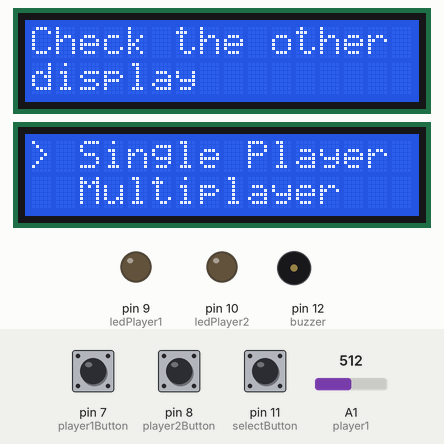
This sketch was run on a simulated Arduino Uno, built with avr-gcc and run on an emulated ATmega328P. Shown: 2 × 16×2 character LCD, output pins drawn as LEDs (lit = HIGH), buzzer (waves = sounding, pin HIGH). The test bench sets the inputs (shaded band); at power-on: pin 11 (selectButton) HIGH, A1 (player1) = 512, pin 7 (player1Button) HIGH, pin 8 (player2Button) HIGH. Random numbers use the default seed unless the sketch sets one.

Above: at 0.9 s.
1.0 s: pin 11 (selectButton) pulled LOW for 0.15 s
At 1.5 s:
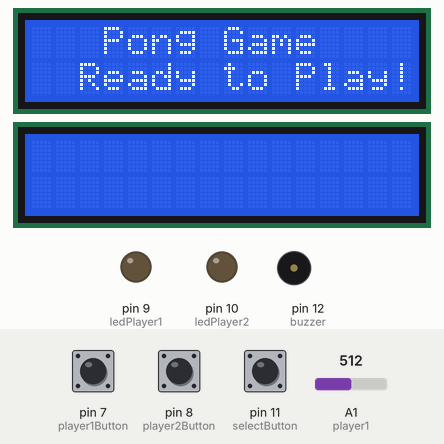
7.1 s: A1 (player1) set to 540
10.1 s: pin 7 (player1Button) pulled LOW for 0.15 s
At 11.5 s:
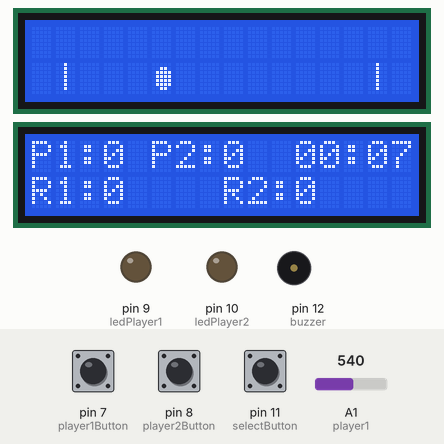
12.5 s: A1 (player1) set to 716
At 15.93 s:
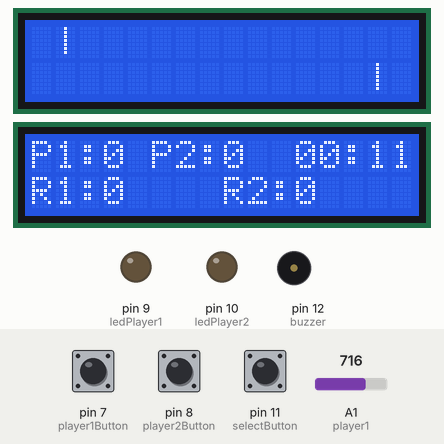
18.5 s: A1 (player1) set to 465
At 19.43 s:
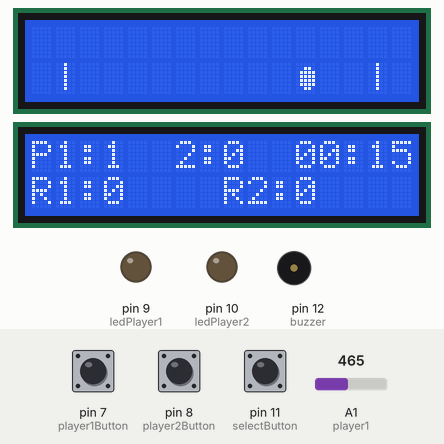
Timing chart, 0 to 26.1 s (numbered marks = the images above; inputs shaded):
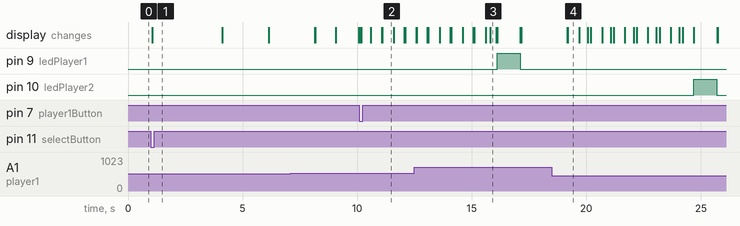

Measured:
- after the input at 1.0 s, the display: changes after 0.06 s (image 1)
- what the display in image 2 shows lasts 0.5 s, from 11.1 s to 11.6 s

The sketch:

ponggame.ino
```cpp
#include <Wire.h>
#include <LiquidCrystal_I2C.h>

const int player1 = A1; // analog pin connected to Y output of player 1 joystick
const int player2 = A0;
const int player1Button = 7; // digital pin connected to the button of player 1 joystick
const int player2Button = 8; // digital pin connected to the button of player 2 joystick
const int selectButton = 11; // digital pin connected to the select button
const int ledPlayer1 = 9; // digital pin connected to Player 1 LED
const int ledPlayer2 = 10; // digital pin connected to Player 2 LED
const int buzzer = 12; // digital pin connected to the buzzer

const unsigned long PADDLE_RATE = 200; // Slower paddle movement
const unsigned long BALL_RATE = 500; // Slower ball movement
const uint8_t PADDLE_HEIGHT = 1; // Adjusted for LCD
int player1Score = 0;
int player2Score = 0;
int player1RoundsWon = 0;
int player2RoundsWon = 0;
int lastPlayer1Score = -1; // Store last score to avoid unnecessary updates
int lastPlayer2Score = -1; // Store last score to avoid unnecessary updates
int lastPlayer1RoundsWon = -1;
int lastPlayer2RoundsWon = -1;
int lastMinutes = -1;
int lastSeconds = -1;
int maxScore = 3; // Game ends at 3 points per round
bool resetBall = false;
bool ballLaunched = false;
bool singlePlayerMode = false; // To store the selected mode
#define SCREEN_WIDTH 16 // LCD display width, in characters
#define SCREEN_HEIGHT 2 // LCD display height, in characters

LiquidCrystal_I2C lcd1(0x27, SCREEN_WIDTH, SCREEN_HEIGHT); // Game display
LiquidCrystal_I2C lcd2(0x3F, SCREEN_WIDTH, SCREEN_HEIGHT); // Score and time display

void drawScore();
void showBallPossession(uint8_t player);
void showStartMessage();
void ledShowAndPlayMelody();
void waitForRestart();
void resetGame();
void resetRound();
void gameOver();
void playWinningMelody();
void selectMode();
void displayModeMenu(int selectedMode);
void waitForModeSelection();
void movePlayer2Automatically();
void launchBallAutomatically(uint8_t player);

// Custom character for the ball
byte ballChar[8] = {
  0b00000,
  0b00110,
  0b01111,
  0b01111,
  0b01111,
  0b01111,
  0b00110,
  0b00000
};

uint8_t ball_x, ball_y; // Adjusted for LCD
int8_t ball_dir_x, ball_dir_y;
unsigned long ball_update;

unsigned long paddle_update;
const uint8_t PLAYER1_X = 1; // Adjusted for LCD
uint8_t player1_y = 1;

const uint8_t PLAYER2_X = 14; // Adjusted for LCD
uint8_t player2_y = 1;

unsigned long startTime;
unsigned long lastTimeUpdate = 0; // Last time the time display was updated
uint8_t currentPlayer = 1;
uint8_t serveCount = 0;

void setup() {
  lcd1.init();
  lcd1.backlight();
  lcd2.init();
  lcd2.backlight();

  pinMode(player1Button, INPUT_PULLUP);
  pinMode(player2Button, INPUT_PULLUP);
  pinMode(selectButton, INPUT_PULLUP);
  pinMode(ledPlayer1, OUTPUT);
  pinMode(ledPlayer2, OUTPUT);
  pinMode(buzzer, OUTPUT);

  // Create custom ball character
  lcd1.createChar(0, ballChar);

  waitForModeSelection(); // Show mode selection menu

  waitForRestart(); // Show message to start the game

  startTime = millis();
  drawScore();
  showBallPossession(currentPlayer);
  ball_update = millis();
  paddle_update = ball_update;
}

void loop() {
  bool update = false;
  unsigned long time = millis();

  if (resetBall) {
    if (player1Score == maxScore || player2Score == maxScore) {
      if (player1Score == maxScore) {
        player1RoundsWon++;
      } else {
        player2RoundsWon++;
      }

      if (player1RoundsWon == 2 || player2RoundsWon == 2) {
        ledShowAndPlayMelody();
        gameOver();
        waitForModeSelection(); // Select mode after each game
        waitForRestart(); // Show message to start the game
      } else {
        player1Score = 0;
        player2Score = 0;
        waitForRestart(); // Show message to start the next round
      }
    } else {
      lcd1.clear();
      drawScore();
      ball_x = (currentPlayer == 1) ? PLAYER1_X + 1 : PLAYER2_X - 1; // Start near the current player's paddle
      ball_y = (currentPlayer == 1) ? player1_y : player2_y;
      ballLaunched = false;
      showBallPossession(currentPlayer);
      resetBall = false;
    }
  }

  if ((currentPlayer == 1 && digitalRead(player1Button) == LOW) ||
      (currentPlayer == 2 && digitalRead(player2Button) == LOW) ||
      (singlePlayerMode && currentPlayer == 2)) {
    if (!ballLaunched) {
      ball_dir_x = (currentPlayer == 1) ? 1 : -1; // Launch towards the opponent
      ball_dir_y = (random(0, 2) == 0) ? -1 : 1; // Launch diagonally either up or down
      if (ball_dir_y == 0) { // Ensure it's never 0
        ball_dir_y = 1;
      }
      ballLaunched = true;
      lcd1.clear();
    }
  }

  if (ballLaunched && time > ball_update) {
    uint8_t new_x = ball_x + ball_dir_x;
    uint8_t new_y = ball_y + ball_dir_y;

    // Ensure the ball always moves diagonally
    if (ball_dir_y == 0) {
      ball_dir_y = (random(0, 2) == 0) ? -1 : 1;
    }

    // Check if we hit the vertical walls
    if (new_x == 0 || new_x == 15) { // Adjusted for LCD
      if (new_x == 0) {
        player2Score += 1; // Player 2 gains a point
        currentPlayer = 1; // Player 1 serves next
        serveCount++;
        lcd1.clear();
        resetBall = true;
        digitalWrite(ledPlayer2, HIGH); // Light up Player 2 LED
        delay(1000);
        digitalWrite(ledPlayer2, LOW);
      } else if (new_x == 15) { // Adjusted for LCD
        player1Score += 1; // Player 1 gains a point
        currentPlayer = 2; // Player 2 serves next
        serveCount++;
        lcd1.clear();
        resetBall = true;
        digitalWrite(ledPlayer1, HIGH); // Light up Player 1 LED
        delay(1000);
        digitalWrite(ledPlayer1, LOW);
      }
      ball_dir_x = -ball_dir_x;
    }

    // Check if we hit the horizontal walls
    if (new_y == 0 || new_y == 1) { // Adjusted for LCD
      ball_dir_y = -ball_dir_y;
    }

    // Check if we hit the player 1 paddle
    if (new_x == PLAYER1_X + 1 && new_y == player1_y) { // Adjusted for LCD
      ball_dir_x = 1;
      if (ball_dir_y == 0) ball_dir_y = (random(0, 2) == 0) ? -1 : 1; // Ensure diagonal movement
    }

    // Check if we hit the player 2 paddle
    if (new_x == PLAYER2_X - 1 && new_y == player2_y) { // Adjusted for LCD
      ball_dir_x = -1;
      if (ball_dir_y == 0) ball_dir_y = (random(0, 2) == 0) ? -1 : 1; // Ensure diagonal movement
    }

    lcd1.setCursor(ball_x, ball_y);
    lcd1.print(' '); // Clear previous position
    lcd1.setCursor(new_x, new_y);
    lcd1.write(byte(0)); // Draw new position with custom ball character
    ball_x = new_x;
    ball_y = new_y;

    ball_update = time + BALL_RATE; // Set the next ball update time
    update = true;
  }

  if (time > paddle_update) {
    paddle_update = time + PADDLE_RATE;

    // Player 1 paddle
    lcd1.setCursor(PLAYER1_X, player1_y);
    lcd1.print(' '); // Clear previous position
    if (analogRead(player1) < 475) { // Reversed joystick controls
      player1_y = 1;
    }
    if (analogRead(player1) > 550) { // Reversed joystick controls
      player1_y = 0;
    }
    lcd1.setCursor(PLAYER1_X, player1_y);
    lcd1.print('|'); // Draw paddle

    if (!singlePlayerMode) {
      // Player 2 paddle
      lcd1.setCursor(PLAYER2_X, player2_y);
      lcd1.print(' '); // Clear previous position
      if (analogRead(player2) < 475) {
        player2_y = 0;
      }
      if (analogRead(player2) > 550) {
        player2_y = 1;
      }
      lcd1.setCursor(PLAYER2_X, player2_y);
      lcd1.print('|'); // Draw paddle
    } else {
      movePlayer2Automatically();
    }
  }
  update = true;

  if (update) {
    drawScore();
  }
}

void drawScore() {
  // Calculate elapsed time
  unsigned long elapsedTime = (millis() - startTime) / 1000;
  int minutes = elapsedTime / 60;
  int seconds = elapsedTime % 60;

  // Update the score display only if there is a change
  if (player1Score != lastPlayer1Score) {
    lcd2.setCursor(0, 0);
    lcd2.print("P1:");
    lcd2.print(player1Score);
    lcd2.print("  ");
    lastPlayer1Score = player1Score;
  }

  if (player2Score != lastPlayer2Score) {
    lcd2.setCursor(5, 0);
    lcd2.print("P2:");
    lcd2.print(player2Score);
    lcd2.print("  ");
    lastPlayer2Score = player2Score;
  }

  // Update the timer display only if there is a change
  if (minutes != lastMinutes || seconds != lastSeconds) {
    lcd2.setCursor(11, 0);
    if (minutes < 10) lcd2.print('0');
    lcd2.print(minutes);
    lcd2.print(':');
    if (seconds < 10) lcd2.print('0');
    lcd2.print(seconds);
    lcd2.print(" ");
    lastMinutes = minutes;
    lastSeconds = seconds;
  }

  // Update the rounds won display only if there is a change
  if (player1RoundsWon != lastPlayer1RoundsWon) {
    lcd2.setCursor(0, 1);
    lcd2.print("R1:");
    lcd2.print(player1RoundsWon);
    lcd2.print("  ");
    lastPlayer1RoundsWon = player1RoundsWon;
  }

  if (player2RoundsWon != lastPlayer2RoundsWon) {
    lcd2.setCursor(8, 1);
    lcd2.print("R2:");
    lcd2.print(player2RoundsWon);
    lcd2.print("  ");
    lastPlayer2RoundsWon = player2RoundsWon;
  }
}

void showStartMessage() {
  lcd1.clear();
  lcd1.setCursor(3, 0);
  lcd1.print("Pong Game");
  lcd1.setCursor(2, 1);
  lcd1.print("Ready to Play!");
  delay(3000); // Display message for 3 seconds
  lcd1.clear();
}

void showBallPossession(uint8_t player) {
  lcd1.clear();
  if (player == 1) {
    lcd1.setCursor(2, 0);
    lcd1.print("Player 1");
    lcd1.setCursor(2, 1);
    lcd1.print("has the ball");
  } else {
    lcd1.setCursor(2, 0);
    lcd1.print("Player 2");
    lcd1.setCursor(2, 1);
    lcd1.print("has the ball");
  }
  delay(2000); // Display message for 2 seconds
  lcd1.clear();
}

void ledShowAndPlayMelody() {
  int melody[] = {262, 294, 330, 349, 392, 440, 494, 523, 587, 659, 698, 784}; // C4 to G5 notes
  int noteDurations[] = {4, 8, 8, 4, 4, 8, 8, 4, 4, 8, 8, 4}; // Different note durations

  for (int thisNote = 0; thisNote < 12; thisNote++) {
    int noteDuration = 1000 / noteDurations[thisNote];
    tone(buzzer, melody[thisNote], noteDuration);
    int pauseBetweenNotes = noteDuration * 1.30;

    digitalWrite(ledPlayer1, HIGH);
    digitalWrite(ledPlayer2, HIGH);
    delay(noteDuration);
    digitalWrite(ledPlayer1, LOW);
    digitalWrite(ledPlayer2, LOW);

    delay(pauseBetweenNotes - noteDuration);
  }
}

void waitForRestart() {
  lcd1.clear();
  lcd1.setCursor(0, 0);
  lcd1.print("Press button to");
  lcd1.setCursor(2, 1);
  lcd1.print("play again");
  while (digitalRead(selectButton) == HIGH) {
    // Wait for the restart button to be pressed
  }
  resetRound();
}

void resetRound() {
  player2Score = player1Score = 0;
  startTime = millis();
  ballLaunched = false;
  serveCount = 0;
  currentPlayer = 1;
  ball_update = millis();
  paddle_update = ball_update;
  resetBall = true;
  showStartMessage();
}

void resetGame() {
  player2Score = player1Score = 0;
  player2RoundsWon = player1RoundsWon = 0;
  startTime = millis();
  ballLaunched = false;
  serveCount = 0;
  currentPlayer = 1;
  ball_update = millis();
  paddle_update = ball_update;
  resetBall = true;
  showStartMessage();
}

void gameOver() {
  lcd1.clear();
  if (player1RoundsWon > player2RoundsWon) {
    lcd1.setCursor(4, 0);
    lcd1.print("Player 1");
    lcd1.setCursor(5, 1);
    lcd1.print("won");
  } else {
    lcd1.setCursor(4, 0);
    lcd1.print("Player 2");
    lcd1.setCursor(5, 1);
    lcd1.print("won");
  }
  delay(2000);
}

void selectMode() {
  int selectedMode = 0; // 0 for Single Player, 1 for Multiplayer
  displayModeMenu(selectedMode);

  while (true) {
    if (analogRead(player1) < 475) { // Reversed joystick controls
      selectedMode = 0; // Single Player
      displayModeMenu(selectedMode);
      delay(300); // Debounce delay
    }
    if (analogRead(player1) > 550) { // Reversed joystick controls
      selectedMode = 1; // Multiplayer
      displayModeMenu(selectedMode);
      delay(300); // Debounce delay
    }
    if (digitalRead(selectButton) == LOW) {
      singlePlayerMode = (selectedMode == 0);
      break;
    }
  }
}

void displayModeMenu(int selectedMode) {
  lcd2.clear();
  lcd2.setCursor(0, 0);
  if (selectedMode == 0) {
    lcd2.print("> Single Player");
  } else {
    lcd2.print("  Single Player");
  }

  lcd2.setCursor(0, 1);
  if (selectedMode == 1) {
    lcd2.print("> Multiplayer");
  } else {
    lcd2.print("  Multiplayer");
  }
}

void waitForModeSelection() {
  lcd1.clear();
  lcd1.setCursor(0, 0);
  lcd1.print("Check the other");
  lcd1.setCursor(0, 1);
  lcd1.print("display");
  selectMode();
  lcd2.clear();
}

void movePlayer2Automatically() {
  lcd1.setCursor(PLAYER2_X, player2_y);
  lcd1.print(' '); // Clear previous position

  // Move player 2 paddle to the position before the ball reaches it
  if (ball_x == PLAYER2_X - 2) { // One position before the ball reaches the paddle
    if (ball_y < player2_y) {
      player2_y = 0;
    } else if (ball_y > player2_y) {
      player2_y = 1;
    }
  }

  lcd1.setCursor(PLAYER2_X, player2_y);
  lcd1.print('|'); // Draw paddle
}
```
